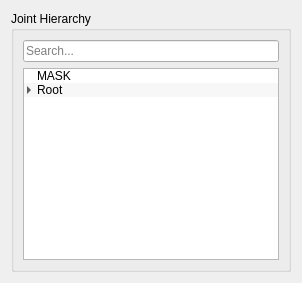
              <widget class="QWidget" name="tab_11">
               <attribute name="title">
                <string>Skeleton View</string>
               </attribute>
               <layout class="QVBoxLayout" name="verticalLayout_71">
                <item>
                 <layout class="QVBoxLayout" name="verticalLayout_76">
                  <item>
                   <widget class="QGroupBox" name="groupBox_41">
                    <property name="title">
                     <string>Joint Hierarchy</string>
                    </property>
                    <layout class="QVBoxLayout" name="verticalLayout_77">
                     <item>
                      <layout class="QVBoxLayout" name="verticalLayout_78">
                       <item>
                        <widget class="QLineEdit" name="lineEdit_14">
                         <property name="placeholderText">
                          <string>Search...</string>
                         </property>
                        </widget>
                       </item>
                       <item>
                        <widget class="QTreeWidget" name="treeWidget_18">
                         <property name="alternatingRowColors">
                          <bool>true</bool>
                         </property>
                         <property name="indentation">
                          <number>10</number>
                         </property>
                         <property name="headerHidden">
                          <bool>true</bool>
                         </property>
                         <column>
                          <property name="text">
                           <string>1</string>
                          </property>
                         </column>
                         <item>
                          <property name="text">
                           <string>MASK</string>
                          </property>
                         </item>
                         <item>
                          <property name="text">
                           <string>Root</string>
                          </property>
                          <item>
                           <property name="text">
                            <string>Spine_01</string>
                           </property>
                           <item>
                            <property name="text">
                             <string>Spine_02</string>
                            </property>
                            <item>
                             <property name="text">
                              <string>CLV [R]</string>
                             </property>
                             <item>
                              <property name="text">
                               <string>SLD [R]</string>
                              </property>
                              <item>
                               <property name="text">
                                <string>ELB [R]</string>
                               </property>
                               <item>
                                <property name="text">
                                 <string>WRS [R]</string>
                                </property>
                               </item>
                              </item>
                             </item>
                            </item>
                            <item>
                             <property name="text">
                              <string>CLV [L]</string>
                             </property>
                             <item>
                              <property name="text">
                               <string>SLD [L]</string>
                              </property>
                              <item>
                               <property name="text">
                                <string>ELB [L]</string>
                               </property>
                               <item>
                                <property name="text">
                                 <string>WRS [L]</string>
                                </property>
                               </item>
                              </item>
                             </item>
                            </item>
                           </item>
                          </item>
                         </item>
                        </widget>
                       </item>
                      </layout>
                     </item>
                    </layout>
                   </widget>
                  </item>
                 </layout>
                </item>
               </layout>
              </widget>
